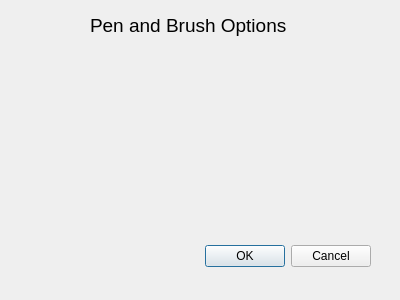
<?xml version="1.0" encoding="UTF-8"?>
<ui version="4.0">
 <class>PenAndBrushSerializer</class>
 <widget class="QDialog" name="PenAndBrushSerializer">
  <property name="geometry">
   <rect>
    <x>0</x>
    <y>0</y>
    <width>400</width>
    <height>300</height>
   </rect>
  </property>
  <property name="windowTitle">
   <string>Dialog</string>
  </property>
  <widget class="QDialogButtonBox" name="buttonBox">
   <property name="geometry">
    <rect>
     <x>30</x>
     <y>240</y>
     <width>341</width>
     <height>32</height>
    </rect>
   </property>
   <property name="orientation">
    <enum>Qt::Horizontal</enum>
   </property>
   <property name="standardButtons">
    <set>QDialogButtonBox::Cancel|QDialogButtonBox::Ok</set>
   </property>
  </widget>
  <widget class="QLabel" name="label">
   <property name="geometry">
    <rect>
     <x>90</x>
     <y>0</y>
     <width>241</width>
     <height>51</height>
    </rect>
   </property>
   <property name="font">
    <font>
     <pointsize>14</pointsize>
    </font>
   </property>
   <property name="text">
    <string>Pen and Brush Options</string>
   </property>
  </widget>
 </widget>
 <resources/>
 <connections>
  <connection>
   <sender>buttonBox</sender>
   <signal>accepted()</signal>
   <receiver>PenAndBrushSerializer</receiver>
   <slot>accept()</slot>
   <hints>
    <hint type="sourcelabel">
     <x>248</x>
     <y>254</y>
    </hint>
    <hint type="destinationlabel">
     <x>157</x>
     <y>274</y>
    </hint>
   </hints>
  </connection>
  <connection>
   <sender>buttonBox</sender>
   <signal>rejected()</signal>
   <receiver>PenAndBrushSerializer</receiver>
   <slot>reject()</slot>
   <hints>
    <hint type="sourcelabel">
     <x>316</x>
     <y>260</y>
    </hint>
    <hint type="destinationlabel">
     <x>286</x>
     <y>274</y>
    </hint>
   </hints>
  </connection>
 </connections>
</ui>
